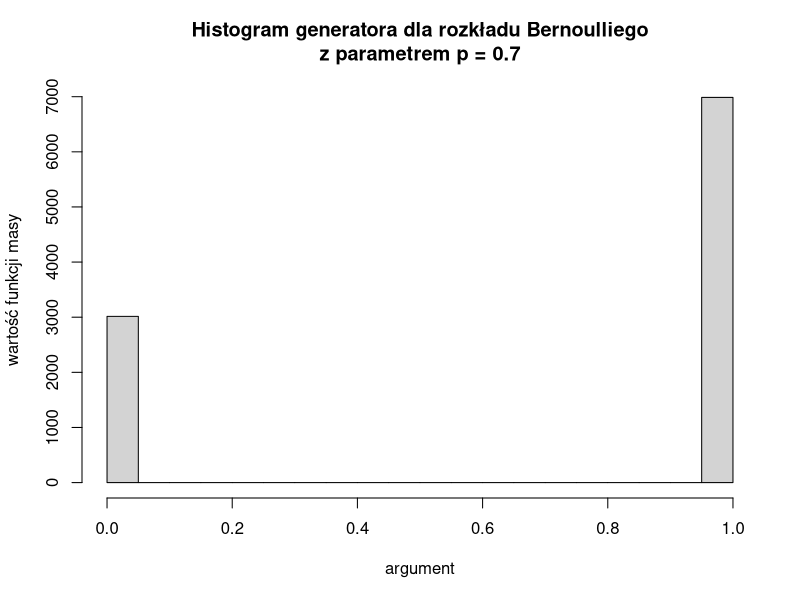
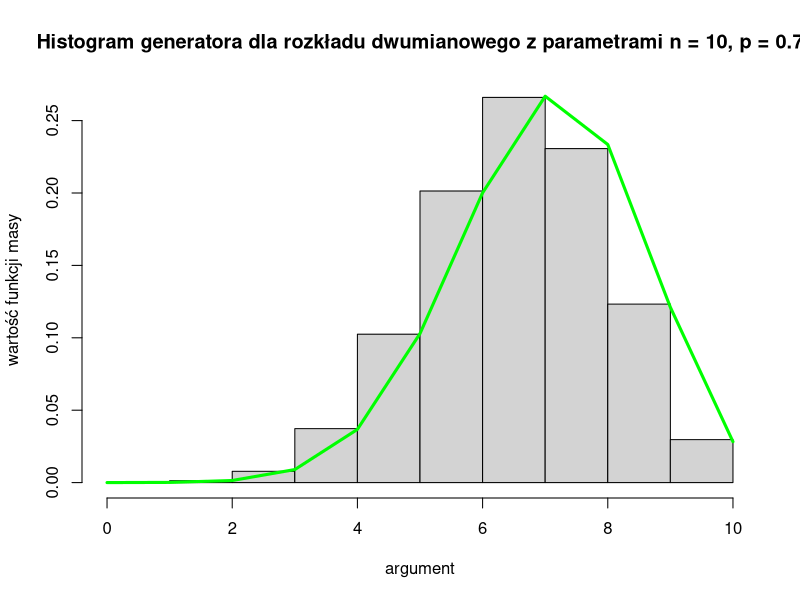
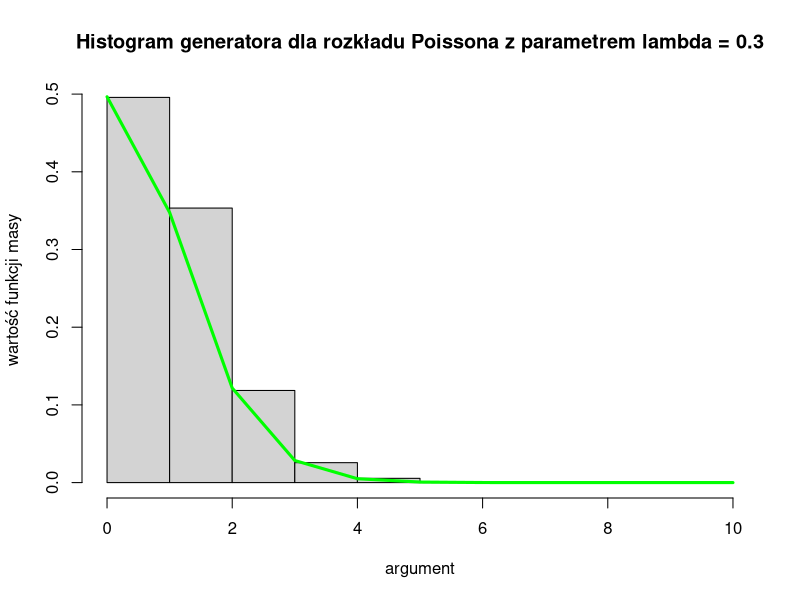

Recreate these plots in R, in order.
# Bernoulli distribution generator

generate.bernoulli <- function(p) {
	random.value <- runif(1)
	if (random.value < p) {
		return(1)
	} else {
		return(0)
	}
}

# Binomial distribution generator

#generate.binomial <- function(n, p) {
#	random.value <- runif(1)
#	k = 0
#	n.choose.k <- 1
#	cdf <- 0
#	while (cdf < random.value) {
#		cdf <- cdf + n.choose.k * p^k * (1 - p)^(n - k)
#		k <- k + 1
#		n.choose.k <- n.choose.k * (n - k + 1) / k
#	}
#	return(k)
#}

generate.binomial <- function(n, p) {
	successes <- 0
	for (i in 1:n) {
		if (generate.bernoulli(p) == 1) {
			successes <- successes + 1
		}
	}
	return(successes)
}

# Poisson distribution generator

generate.poisson <- function(lambda) {
	random.value <- runif(1)
	k <- 0
	mass <- exp(-lambda)
	cdf <- 0
	while (cdf < random.value) {
		cdf <- cdf + mass
		k <- k + 1
		mass <- mass * lambda / k
	}
	return(k)
}

# testing

no.repeats <- 10000

bernoulli.numbers <- 0:1

for (i in 1:no.repeats) {
	bernoulli.numbers <- c(bernoulli.numbers, generate.bernoulli(0.7))
}

png("bernoulli.png")
hist(bernoulli.numbers, xlim = c(0, 1), main = "Histogram generatora dla rozkładu Bernoulliego\nz parametrem p = 0.7", xlab = "argument", ylab = "wartość funkcji masy")
dev.off()

binomial.numbers <- 0:10

for (i in 1:no.repeats) {
	binomial.numbers <- c(binomial.numbers, generate.binomial(10, 0.7))
}

binomial.mass <- c()

for (i in 0:10) {
	binomial.mass <- c(binomial.mass, choose(10, i) * 0.7^i * 0.3^(10 - i))
}

png("binomial.png")
hist(binomial.numbers, breaks = 10, probability = TRUE, xlim = c(0, 10), main = "Histogram generatora dla rozkładu dwumianowego z parametrami n = 10, p = 0.7", xlab = "argument", ylab = "wartość funkcji masy")
lines(0:10, binomial.mass, col = "green", lwd = 3)
dev.off()

poisson.numbers <- 0:10

for (i in 1:no.repeats) {
	poisson.numbers <- c(poisson.numbers, generate.poisson(0.7))
}

poisson.mass <- c()

for (i in 0:10) {
	poisson.mass <- c(poisson.mass, exp(-0.7) * (0.7)^i / factorial(i))
}

png("poisson.png")
hist(poisson.numbers, breaks = 10, probability = TRUE, xlim = c(0, 10), main = "Histogram generatora dla rozkładu Poissona z parametrem lambda = 0.3", xlab = "argument", ylab = "wartość funkcji masy")
lines(0:10, poisson.mass, col = "green", lwd = 3)
dev.off()
